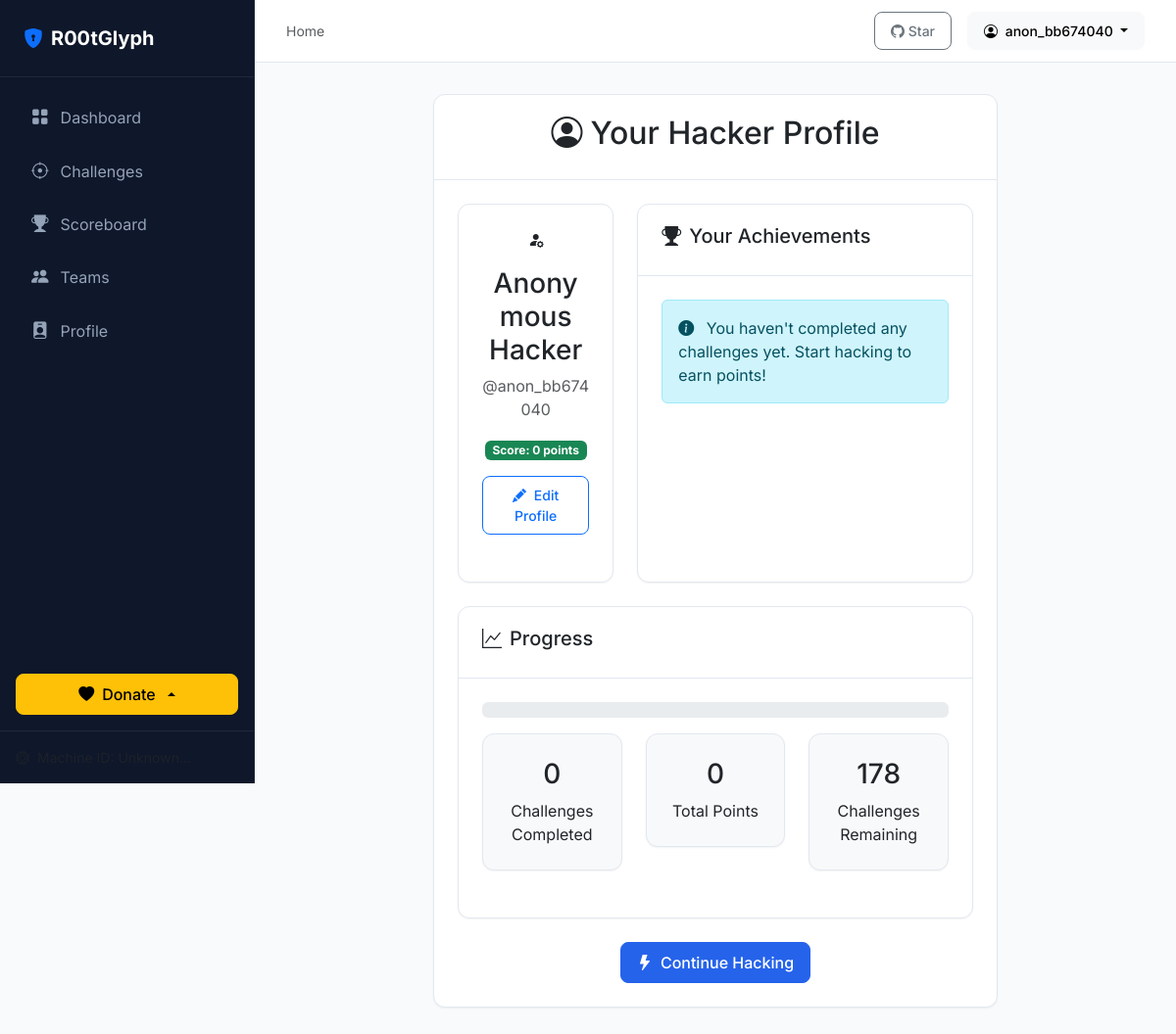
Page /profile (signed in) on the committed database.
### app/models.py (models this page shows)
class LocalUser(db.Model):
    id = db.Column(db.Integer, primary_key=True)
    username = db.Column(db.String(50), unique=True, nullable=False)
    password_hash = db.Column(db.String(256), nullable=False)
    display_name = db.Column(db.String(50), nullable=False, default='Anonymous Hacker')
    profile_picture = db.Column(db.String(256), nullable=True)
    score = db.Column(db.Integer, default=0, index=True)
    completed_challenges = db.Column(db.Text, default='[]')
    is_admin = db.Column(db.Boolean, default=False)
    team_id = db.Column(db.Integer, db.ForeignKey('team.id'), nullable=True)
    created_at = db.Column(db.DateTime, default=lambda: datetime.now(timezone.utc))
    last_active = db.Column(db.DateTime, default=lambda: datetime.now(timezone.utc))
    failed_login_attempts = db.Column(db.Integer, default=0)
    locked_until = db.Column(db.DateTime, nullable=True)
    completions = db.relationship('Challenge', secondary=user_completions, lazy='dynamic', backref=db.backref('completed_by', lazy='dynamic'))

### app/routes/core.py (the view, shortened to what this page needs)
@core_bp.route('/profile', methods=['GET', 'POST'])
@login_required
def profile():
    user = get_current_user()
    completed_challenges = user.completions.all()
    total_challenge_count = Challenge.query.filter_by(active=True).count()
    remaining_challenge_count = total_challenge_count - len(completed_challenges)
    return render_template('profile.html', user=user, completed_challenges=completed_challenges, total_challenge_count=total_challenge_count, remaining_challenge_count=remaining_challenge_count)

### app/utils.py (called while the page is built)
def login_required(f):
    @wraps(f)
    def decorated_function(*args, **kwargs):
        if 'user_id' not in session:
            return redirect(url_for('auth.login', next=request.url))
        return f(*args, **kwargs)
    return decorated_function

def get_current_user():
    if 'user_id' in session:
        return db.session.get(LocalUser, session['user_id'])
    return None

def inject_user():
    return dict(current_user=get_current_user())

### templates/profile.html (shortened to what this page needs)
{% extends 'base.html' %}
{% block content %}
<div class="row">
    <div class="col-md-8 offset-md-2">
        <div class="card">
            <div class="card-header">
                <h2 class="text-center"><i class="bi bi-person-circle me-2"></i>Your Hacker Profile</h2>
            </div>
            <div class="card-body">
                <div class="row mb-4">
                    <div class="col-md-4">
                        <div class="card h-100">
                            <div class="card-body text-center">
                                <div class="mb-3">
                                    {% if user.profile_picture %}
                                    <img src="{{ url_for('static', filename=user.profile_picture) }}"
                                        alt="Profile Picture" class="rounded-circle"
                                        style="width: 150px; height: 150px; object-fit: cover;">
                                    {% else %}
                                    <i class="bi bi-person-fill-gear icon-xxl"></i>
                                    {% endif %}
                                </div>
                                <h3>{{ user.display_name }}</h3>
                                <p class="text-muted">@{{ user.username }}</p>
                                <p class="badge bg-success">Score: {{ user.score }} points</p>
                                <button class="btn btn-outline-primary btn-sm" type="button" data-bs-toggle="collapse"
                                    data-bs-target="#editProfile">
                                    <i class="bi bi-pencil-fill me-1"></i> Edit Profile
                                </button>
                            </div>
                        </div>
                    </div>
                    <div class="col-md-8">
                        <div class="card h-100">
                            <div class="card-header">
                                <h5><i class="bi bi-trophy-fill me-2"></i>Your Achievements</h5>
                            </div>
                            <div class="card-body">
                                {% if completed_challenges %}
                                <div class="list-group">
                                    {% for challenge in completed_challenges %}
                                    <div class="list-group-item d-flex justify-content-between align-items-center">
                                        <div>
                                            <h6 class="mb-0">{{ challenge.name }}</h6>
                                            <small class="text-muted">{{ challenge.category | upper }}</small>
                                        </div>
                                        <span class="badge bg-success">+{{ challenge.points }} pts</span>
                                    </div>
                                    {% endfor %}
                                </div>
                                {% else %}
                                <div class="alert alert-info">
                                    <i class="bi bi-info-circle-fill me-2"></i>
                                    You haven't completed any challenges yet. Start hacking to earn points!
                                </div>
                                {% endif %}
                            </div>
                        </div>
                    </div>
                </div>
                <div class="card">
                    <div class="card-header">
                        <h5><i class="bi bi-graph-up me-2"></i>Progress</h5>
                    </div>
                    <div class="card-body">
                        <div class="progress mb-3 progress-standard">
                            {% set total_challenges = total_challenge_count %}
                            {% set completed = completed_challenges|length %}
                            {% set percentage = (completed / total_challenges * 100)|int if total_challenges > 0 else 0
                            %}
                        </div>
                        <div class="row text-center">
                            <div class="col-md-4">
                                <div class="card bg-light">
                                    <div class="card-body">
                                        <h3>{{ completed_challenges|length }}</h3>
                                        <p class="mb-0">Challenges Completed</p>
                                    </div>
                                </div>
                            </div>
                            <div class="col-md-4">
                                <div class="card bg-light">
                                    <div class="card-body">
                                        <h3>{{ user.score }}</h3>
                                        <p class="mb-0">Total Points</p>
                                    </div>
                                </div>
                            </div>
                            <div class="col-md-4">
                                <div class="card bg-light">
                                    <div class="card-body">
                                        <h3>{{ remaining_challenge_count }}</h3>
                                        <p class="mb-0">Challenges Remaining</p>
                                    </div>
                                </div>
                            </div>
                        </div>
                    </div>
                </div>
                <div class="text-center mt-4">
                    <a href="{{ url_for('core.vulnerabilities') }}" class="btn btn-primary">
                        <i class="bi bi-lightning-fill me-2"></i>Continue Hacking
                    </a>
                </div>
            </div>
        </div>
    </div>
</div>
{% endblock %}

### templates/base.html (shortened to what this page needs)
<!doctype html>
<html lang="en">
    <head>
        <link
            rel="stylesheet"
            href="https://cdn.jsdelivr.net/npm/bootstrap@5.3.0/dist/css/bootstrap.min.css"
        />
        <link
            rel="stylesheet"
            href="https://cdn.jsdelivr.net/npm/bootstrap-icons@1.11.1/font/bootstrap-icons.css"
        />
        <link
            rel="stylesheet"
            href="{{ url_for('static', filename='css/style.css') }}"
        />
    </head>
    <body>
        <div class="app-container">
            <aside class="sidebar">
                <div class="sidebar-header">
                    <a href="{{ url_for('core.index') }}" class="brand-logo">
                        <i class="bi bi-shield-lock-fill text-primary"></i>
                        <span>R00tGlyph</span>
                    </a>
                </div>
                <nav class="sidebar-nav">
                    <div class="nav-item">
                        <a
                            href="{{ url_for('core.index') }}"
                            class="nav-link {{ 'active' if request.endpoint == 'index' }}"
                        >
                            <i class="bi bi-grid-fill"></i> Dashboard
                        </a>
                    </div>
                    <div class="nav-item">
                        <a
                            href="{{ url_for('core.vulnerabilities') }}"
                            class="nav-link {{ 'active' if 'level' in request.endpoint or request.endpoint == 'vulnerabilities' }}"
                        >
                            <i class="bi bi-crosshair"></i> Challenges
                        </a>
                    </div>
                    <div class="nav-item">
                        <a
                            href="{{ url_for('core.scoreboard') }}"
                            class="nav-link {{ 'active' if request.endpoint == 'scoreboard' }}"
                        >
                            <i class="bi bi-trophy-fill"></i> Scoreboard
                        </a>
                    </div>
                    <div class="nav-item">
                        <a
                            href="{{ url_for('teams.teams') }}"
                            class="nav-link {{ 'active' if 'team' in request.endpoint or request.endpoint == 'teams' }}"
                        >
                            <i class="bi bi-people-fill"></i> Teams
                        </a>
                    </div>
                    <div class="nav-item">
                        <a
                            href="{{ url_for('core.profile') }}"
                            class="nav-link {{ 'active' if request.endpoint == 'profile' }}"
                        >
                            <i class="bi bi-person-badge-fill"></i> Profile
                        </a>
                    </div>
                </nav>
                <div class="sidebar-donate mt-auto mb-3 px-3">
                    <div class="dropdown dropup">
                        <button
                            class="btn btn-warning w-100 d-flex align-items-center justify-content-center gap-2 dropdown-toggle"
                            type="button"
                            data-bs-toggle="dropdown"
                            aria-expanded="false"
                        >
                            <i class="bi bi-heart-fill"></i> Donate
                        </button>
                    </div>
                </div>
                <div class="sidebar-footer">
                    <div
                        class="d-flex align-items-center gap-2 text-muted small"
                    >
                        <i class="bi bi-cpu"></i>
                        <span
                            >Machine ID: {{ session.get('machine_id',
                            'Unknown')[:8] }}...</span
                        >
                    </div>
                </div>
            </aside>
            <main class="main-content">
                <header class="top-bar">
                    <div class="breadcrumb-nav">
                        {% block breadcrumb %}
                        <span class="text-muted">Home</span>
                        {% endblock %}
                    </div>
                    <div class="user-menu">
                        <a
                            href="https://github.com/algorethmpwd/R00tGlyph"
                            target="_blank"
                            class="btn btn-sm btn-outline-secondary"
                        >
                            <i class="bi bi-github"></i> Star
                        </a>
                        {% if current_user %}
                        <div class="dropdown">
                            <button
                                class="btn btn-sm btn-light dropdown-toggle"
                                type="button"
                                data-bs-toggle="dropdown"
                            >
                                <i class="bi bi-person-circle me-1"></i> {{
                                current_user.username }}
                            </button>
                        </div>
                        {% endif %}
                    </div>
                </header>
                <div class="content-wrapper">
                    {% block content %}{% endblock %}
                </div>
            </main>
        </div>
    </body>
</html>

### static/css/style.css (style rules this page uses)
:root { --bg-app: #f8fafc; --bg-panel: #ffffff; --bg-sidebar: #0f172a; --text-primary: #1e293b; --text-secondary: #64748b; --text-sidebar: #94a3b8; --text-sidebar-hover: #ffffff; --primary: #2563eb; --primary-hover: #1d4ed8; --success: #10b981; --warning: #f59e0b; --danger: #ef4444; --info: #3b82f6; --border-color: #e2e8f0; --border-sidebar: #1e293b; --radius-sm: 0.375rem; --radius-md: 0.5rem; --radius-lg: 0.75rem; --shadow-sm: 0 1px 2px 0 rgb(0 0 0 / 0.05); --shadow-md: 0 4px 6px -1px rgb(0 0 0 / 0.1); --shadow-lg: 0 10px 15px -3px rgb(0 0 0 / 0.1); }
body { font-family: 'Inter', sans-serif; background-color: var(--bg-app); color: var(--text-primary); overflow-x: hidden; }
.app-container { display: flex; min-height: 100vh; }
.sidebar { width: 260px; background-color: var(--bg-sidebar); color: var(--text-sidebar); display: flex; flex-direction: column; border-right: 1px solid var(--border-sidebar); position: fixed; height: 100vh; z-index: 50; transition: width 0.3s ease; }
.sidebar-header { padding: 1.5rem; border-bottom: 1px solid var(--border-sidebar); }
.brand-logo { font-weight: 700; font-size: 1.25rem; color: #fff; text-decoration: none; display: flex; align-items: center; gap: 0.5rem; }
.sidebar-nav { flex: 1; padding: 1rem; overflow-y: auto; }
.nav-item { margin-bottom: 0.25rem; }
.nav-link { display: flex; align-items: center; gap: 0.75rem; padding: 0.75rem 1rem; border-radius: var(--radius-md); color: var(--text-sidebar); text-decoration: none; transition: all 0.2s; }
.nav-link i { font-size: 1.1rem; }
.sidebar-footer { padding: 1rem; border-top: 1px solid var(--border-sidebar); }
.main-content { flex: 1; margin-left: 260px; display: flex; flex-direction: column; min-width: 0; }
.top-bar { height: 64px; background-color: var(--bg-panel); border-bottom: 1px solid var(--border-color); display: flex; align-items: center; justify-content: space-between; padding: 0 2rem; position: sticky; top: 0; z-index: 40; }
.breadcrumb-nav { font-size: 0.875rem; color: var(--text-secondary); }
.user-menu { display: flex; align-items: center; gap: 1rem; }
.content-wrapper { padding: 2rem; flex: 1; }
.card { background-color: var(--bg-panel); border: 1px solid var(--border-color); border-radius: var(--radius-lg); box-shadow: var(--shadow-sm); margin-bottom: 1.5rem; }
.card-header { background-color: transparent; border-bottom: 1px solid var(--border-color); padding: 1.25rem 1.5rem; font-weight: 600; }
.card-body { padding: 1.5rem; }
.btn { font-weight: 500; border-radius: var(--radius-md); padding: 0.5rem 1rem; transition: all 0.2s; }
.btn-primary { background-color: var(--primary); border-color: var(--primary); }

### rows in the picture
LocalUser: username "anon_bb674040", display_name "Anonymous Hacker", score "0"

### other values in the picture
{{ completed_challenges|length }} "0"
{{ remaining_challenge_count }} "178"
